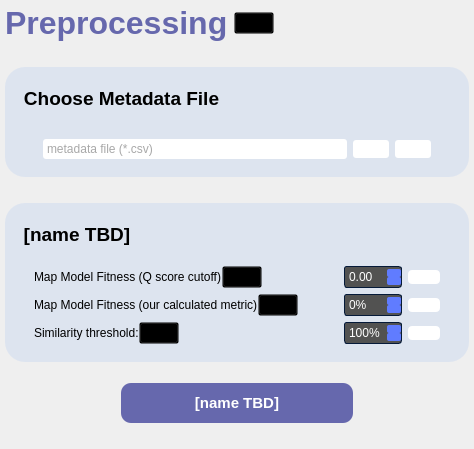
           <widget class="QWidget" name="scrollAreaWidgetContents_2">
            <property name="geometry">
             <rect>
              <x>0</x>
              <y>0</y>
              <width>439</width>
              <height>449</height>
             </rect>
            </property>
            <layout class="QVBoxLayout" name="verticalLayout_28">
             <property name="spacing">
              <number>0</number>
             </property>
             <property name="leftMargin">
              <number>0</number>
             </property>
             <property name="topMargin">
              <number>0</number>
             </property>
             <property name="rightMargin">
              <number>0</number>
             </property>
             <property name="bottomMargin">
              <number>0</number>
             </property>
             <item>
              <widget class="QWidget" name="baseLayer_3" native="true">
               <property name="styleSheet">
                <string notr="true">QWidget#baseLayer_3 {
	font-size: 24pt;
    font-weight: bold;
	border: transparent;
	padding-top: 30px;
}</string>
               </property>
               <layout class="QVBoxLayout" name="verticalLayout_16">
                <property name="leftMargin">
                 <number>5</number>
                </property>
                <property name="topMargin">
                 <number>5</number>
                </property>
                <property name="rightMargin">
                 <number>5</number>
                </property>
                <property name="bottomMargin">
                 <number>5</number>
                </property>
                <item>
                 <widget class="QWidget" name="page3TitleWidget" native="true">
                  <layout class="QHBoxLayout" name="horizontalLayout_26">
                   <property name="leftMargin">
                    <number>0</number>
                   </property>
                   <property name="topMargin">
                    <number>0</number>
                   </property>
                   <property name="rightMargin">
                    <number>0</number>
                   </property>
                   <property name="bottomMargin">
                    <number>0</number>
                   </property>
                   <item>
                    <widget class="QLabel" name="page3TitleLabel">
                     <property name="font">
                      <font>
                       <pointsize>24</pointsize>
                       <weight>75</weight>
                       <bold>true</bold>
                      </font>
                     </property>
                     <property name="styleSheet">
                      <string notr="true">QLabel {
	background-color: transparent;
	color: #6668ad;
}</string>
                     </property>
                     <property name="text">
                      <string>Preprocessing</string>
                     </property>
                    </widget>
                   </item>
                   <item>
                    <widget class="QPushButton" name="qScoreInfo_btn_3">
                     <property name="styleSheet">
                      <string notr="true">background-color: transparent;</string>
                     </property>
                     <property name="text">
                      <string/>
                     </property>
                     <property name="icon">
                      <iconset>
                       <normaloff>:/icons/info-circle-svgrepo-com.svg</normaloff>:/icons/info-circle-svgrepo-com.svg</iconset>
                     </property>
                     <property name="iconSize">
                      <size>
                       <width>20</width>
                       <height>20</height>
                      </size>
                     </property>
                    </widget>
                   </item>
                   <item>
                    <spacer name="horizontalSpacer_17">
                     <property name="orientation">
                      <enum>Qt::Horizontal</enum>
                     </property>
                     <property name="sizeHint" stdset="0">
                      <size>
                       <width>40</width>
                       <height>20</height>
                      </size>
                     </property>
                    </spacer>
                   </item>
                  </layout>
                 </widget>
                </item>
                <item>
                 <spacer name="verticalSpacer_3">
                  <property name="orientation">
                   <enum>Qt::Vertical</enum>
                  </property>
                  <property name="sizeType">
                   <enum>QSizePolicy::Fixed</enum>
                  </property>
                  <property name="sizeHint" stdset="0">
                   <size>
                    <width>20</width>
                    <height>20</height>
                   </size>
                  </property>
                 </spacer>
                </item>
                <item>
                 <widget class="QGroupBox" name="A_chooseCSV">
                  <property name="styleSheet">
                   <string notr="true">QGroupBox#A_chooseCSV {
    border-radius: 20px;
	background-color: rgba(193, 211, 239, 100);
	font-size: 14pt;
    font-weight: bold;
	padding-top: 30px;
	padding-left: 20px;
	padding-right: 20px;
}

QGroupBox::title {
	background-color: transparent;
	padding-top: 20px;
	padding-left: 16px;
	color: black;
}


QGroupBox {
	border: transparent;
}
</string>
                  </property>
                  <property name="title">
                   <string>Choose Metadata File</string>
                  </property>
                  <layout class="QVBoxLayout" name="verticalLayout_19">
                   <item>
                    <widget class="QGroupBox" name="A1_dragAndDrop">
                     <property name="title">
                      <string/>
                     </property>
                     <layout class="QHBoxLayout" name="horizontalLayout_18"/>
                    </widget>
                   </item>
                   <item>
                    <widget class="QGroupBox" name="A2_csvFilepath">
                     <property name="title">
                      <string/>
                     </property>
                     <layout class="QHBoxLayout" name="horizontalLayout_19">
                      <item>
                       <widget class="QLineEdit" name="lineEdit_p3">
                        <property name="minimumSize">
                         <size>
                          <width>200</width>
                          <height>0</height>
                         </size>
                        </property>
                        <property name="toolTip">
                         <string>type or browse (note to self: check that file exists, if not spit the error out to the statusbar)</string>
                        </property>
                        <property name="styleSheet">
                         <string notr="true">QLineEdit
{
	background-color: white;
	color: #525251;
	/*border: 1px solid #051a39;*/
	border-radius: 3px;
	padding : 2px;
}</string>
                        </property>
                        <property name="text">
                         <string/>
                        </property>
                        <property name="dragEnabled">
                         <bool>false</bool>
                        </property>
                        <property name="placeholderText">
                         <string>metadata file (*.csv)</string>
                        </property>
                        <property name="clearButtonEnabled">
                         <bool>true</bool>
                        </property>
                       </widget>
                      </item>
                      <item>
                       <widget class="QPushButton" name="resetDefaultVal_btn">
                        <property name="styleSheet">
                         <string notr="true">background-color: white;
border-radius: 3px;
padding : 2px;</string>
                        </property>
                        <property name="text">
                         <string/>
                        </property>
                        <property name="icon">
                         <iconset>
                          <normaloff>:/icons/reset3-svgrepo-com.svg</normaloff>:/icons/reset3-svgrepo-com.svg</iconset>
                        </property>
                       </widget>
                      </item>
                      <item>
                       <widget class="QPushButton" name="pushButton_p3">
                        <property name="cursor">
                         <cursorShape>OpenHandCursor</cursorShape>
                        </property>
                        <property name="toolTip">
                         <string>browse or type</string>
                        </property>
                        <property name="styleSheet">
                         <string notr="true">/*border-image: url(:/icons/browsefilesicon.png);*/
background-color: white;
border-radius: 3px;
padding : 2px;</string>
                        </property>
                        <property name="text">
                         <string/>
                        </property>
                        <property name="icon">
                         <iconset>
                          <normaloff>:/icons/browsefilesicon_zoomed.png</normaloff>:/icons/browsefilesicon_zoomed.png</iconset>
                        </property>
                       </widget>
                      </item>
                     </layout>
                    </widget>
                   </item>
                  </layout>
                 </widget>
                </item>
                <item>
                 <spacer name="verticalSpacer">
                  <property name="orientation">
                   <enum>Qt::Vertical</enum>
                  </property>
                  <property name="sizeType">
                   <enum>QSizePolicy::Fixed</enum>
                  </property>
                  <property name="sizeHint" stdset="0">
                   <size>
                    <width>20</width>
                    <height>20</height>
                   </size>
                  </property>
                 </spacer>
                </item>
                <item>
                 <widget class="QGroupBox" name="B_refineCSV">
                  <property name="styleSheet">
                   <string notr="true">QGroupBox#B_refineCSV {
    border-radius: 20px;
	background-color: rgba(193, 211, 239, 100);
	font-size: 14pt;
    font-weight: bold;
	padding-top: 30px;
	padding-left: 20px;
	padding-right: 20px;
}

QGroupBox::title {
	background-color: transparent;
	padding-top: 20px;
	padding-left: 16px;
	color: black;
}


QGroupBox {
	border: transparent;
}
</string>
                  </property>
                  <property name="title">
                   <string>[name TBD]</string>
                  </property>
                  <layout class="QVBoxLayout" name="verticalLayout_9">
                   <item>
                    <widget class="QGroupBox" name="B1_dragAndDrop">
                     <property name="styleSheet">
                      <string notr="true"/>
                     </property>
                     <property name="title">
                      <string/>
                     </property>
                     <layout class="QHBoxLayout" name="horizontalLayout_38"/>
                    </widget>
                   </item>
                   <item>
                    <widget class="QWidget" name="widget_6" native="true">
                     <layout class="QHBoxLayout" name="horizontalLayout_17">
                      <property name="spacing">
                       <number>0</number>
                      </property>
                      <property name="leftMargin">
                       <number>0</number>
                      </property>
                      <property name="topMargin">
                       <number>0</number>
                      </property>
                      <property name="rightMargin">
                       <number>0</number>
                      </property>
                      <item>
                       <widget class="QWidget" name="widget" native="true">
                        <property name="sizePolicy">
                         <sizepolicy hsizetype="Fixed" vsizetype="Preferred">
                          <horstretch>0</horstretch>
                          <verstretch>0</verstretch>
                         </sizepolicy>
                        </property>
                        <property name="styleSheet">
                         <string notr="true">QSpinBox, 
QDoubleSpinBox
{
	background-color: #525251;
	color: #ffffff;
	border: 1px solid #051a39;
	border-radius: 3px;
	padding : 2px;

}


QSpinBox::disabled, 
QDoubleSpinBox::disabled
{
	background-color: #404040;
	color: #656565;
	border-color: #051a39;

}


QSpinBox:hover, 
QDoubleSpinBox::hover,
QDateTimeEdit::hover
{
    background-color: #626262;
    border: 1px solid #607cff;
    color:  #fff;
    padding: 2px

}


QSpinBox::up-button, QSpinBox::down-button,
QDoubleSpinBox::up-button, QDoubleSpinBox::down-button
{
    background-color: #607cff;
	border-radius: 2px;

}


QSpinBox::disabled, 
QDoubleSpinBox::disabled
{
	background-color: #404040;
	color: #656565;
	border-color: #051a39;

}


QSpinBox::up-button:hover, QSpinBox::down-button:hover,
QDoubleSpinBox::up-button:hover, QDoubleSpinBox::down-button:hover
{
    background-color: #8399ff;
    border: 1px solid #8399ff;

}


QSpinBox::up-button:disabled, QSpinBox::down-button:disabled,
QDoubleSpinBox::up-button:disabled, QDoubleSpinBox::down-button:disabled
{
	background-color: #404040;
	color: #656565;
	border-color: #051a39;

}


QSpinBox::up-button:pressed, QSpinBox::down-button:pressed,
QDoubleSpinBox::up-button:pressed, QDoubleSpinBox::down-button::pressed
{
    background-color: #4969ff;
    border: 1px solid #4969ff;

}


QSpinBox::down-arrow,
QDoubleSpinBox::down-arrow
{
    image: url(://arrow-down.png);
    width: 7px;

}


QSpinBox::up-arrow,
QDoubleSpinBox::up-arrow
{
    image: url(://arrow-up.png);
    width: 7px;

}</string>
                        </property>
                        <layout class="QGridLayout" name="gridLayout_4">
                         <property name="leftMargin">
                          <number>0</number>
                         </property>
                         <property name="topMargin">
                          <number>0</number>
                         </property>
                         <property name="rightMargin">
                          <number>0</number>
                         </property>
                         <property name="bottomMargin">
                          <number>0</number>
                         </property>
                         <item row="0" column="2">
                          <widget class="QPushButton" name="clearQScore_btn">
                           <property name="cursor">
                            <cursorShape>PointingHandCursor</cursorShape>
                           </property>
                           <property name="styleSheet">
                            <string notr="true">background-color: white;
border-radius: 4;</string>
                           </property>
                           <property name="text">
                            <string/>
                           </property>
                           <property name="icon">
                            <iconset>
                             <normaloff>:/icons/refresh-cw-alt-3-svgrepo-com.svg</normaloff>:/icons/refresh-cw-alt-3-svgrepo-com.svg</iconset>
                           </property>
                          </widget>
                         </item>
                         <item row="1" column="2">
                          <widget class="QPushButton" name="clearMMF_btn">
                           <property name="cursor">
                            <cursorShape>PointingHandCursor</cursorShape>
                           </property>
                           <property name="styleSheet">
                            <string notr="true">background-color: white;
border-radius: 4;</string>
                           </property>
                           <property name="text">
                            <string/>
                           </property>
                           <property name="icon">
                            <iconset>
                             <normaloff>:/icons/refresh-cw-alt-3-svgrepo-com.svg</normaloff>:/icons/refresh-cw-alt-3-svgrepo-com.svg</iconset>
                           </property>
                          </widget>
                         </item>
                         <item row="0" column="0">
                          <widget class="QWidget" name="widget_10" native="true">
                           <layout class="QHBoxLayout" name="horizontalLayout_22">
                            <property name="spacing">
                             <number>0</number>
                            </property>
                            <property name="leftMargin">
                             <number>0</number>
                            </property>
                            <property name="topMargin">
                             <number>0</number>
                            </property>
                            <property name="rightMargin">
                             <number>0</number>
                            </property>
                            <property name="bottomMargin">
                             <number>0</number>
                            </property>
                            <item>
                             <widget class="QLabel" name="qScoreLabel">
                              <property name="text">
                               <string>Map Model Fitness (Q score cutoff)</string>
                              </property>
                             </widget>
                            </item>
                            <item>
                             <widget class="QPushButton" name="qScoreInfo_btn">
                              <property name="styleSheet">
                               <string notr="true">background-color: transparent;</string>
                              </property>
                              <property name="text">
                               <string/>
                              </property>
                              <property name="icon">
                               <iconset>
                                <normaloff>:/icons/info-circle-svgrepo-com.svg</normaloff>:/icons/info-circle-svgrepo-com.svg</iconset>
                              </property>
                             </widget>
                            </item>
                            <item>
                             <spacer name="horizontalSpacer_13">
                              <property name="orientation">
                               <enum>Qt::Horizontal</enum>
                              </property>
                              <property name="sizeHint" stdset="0">
                               <size>
                                <width>40</width>
                                <height>20</height>
                               </size>
                              </property>
                             </spacer>
                            </item>
                           </layout>
                          </widget>
                         </item>
                         <item row="2" column="2">
                          <widget class="QPushButton" name="clearSim_btn">
                           <property name="cursor">
                            <cursorShape>PointingHandCursor</cursorShape>
                           </property>
                           <property name="styleSheet">
                            <string notr="true">background-color: white;
border-radius: 4;</string>
                           </property>
                           <property name="text">
                            <string/>
                           </property>
                           <property name="icon">
                            <iconset>
                             <normaloff>:/icons/refresh-cw-alt-3-svgrepo-com.svg</normaloff>:/icons/refresh-cw-alt-3-svgrepo-com.svg</iconset>
                           </property>
                          </widget>
                         </item>
                         <item row="2" column="1">
                          <widget class="QSpinBox" name="similaritySpinBox">
                           <property name="accelerated">
                            <bool>true</bool>
                           </property>
                           <property name="suffix">
                            <string>%</string>
                           </property>
                           <property name="maximum">
                            <number>100</number>
                           </property>
                           <property name="value">
                            <number>100</number>
                           </property>
                          </widget>
                         </item>
                         <item row="0" column="1">
                          <widget class="QDoubleSpinBox" name="qScoreDoubleSpinBox">
                           <property name="accelerated">
                            <bool>true</bool>
                           </property>
                           <property name="maximum">
                            <double>1.000000000000000</double>
                           </property>
                           <property name="singleStep">
                            <double>0.010000000000000</double>
                           </property>
                          </widget>
                         </item>
                         <item row="1" column="1">
                          <widget class="QSpinBox" name="mapModelFitnessSpinBox">
                           <property name="accelerated">
                            <bool>true</bool>
                           </property>
                           <property name="suffix">
                            <string>%</string>
                           </property>
                           <property name="maximum">
                            <number>100</number>
                           </property>
                          </widget>
                         </item>
                         <item row="1" column="0">
                          <widget class="QWidget" name="widget_11" native="true">
                           <layout class="QHBoxLayout" name="horizontalLayout_24">
                            <property name="spacing">
                             <number>0</number>
                            </property>
                            <property name="leftMargin">
                             <number>0</number>
                            </property>
                            <property name="topMargin">
                             <number>0</number>
                            </property>
                            <property name="rightMargin">
                             <number>0</number>
                            </property>
                            <property name="bottomMargin">
                             <number>0</number>
                            </property>
                            <item>
                             <widget class="QLabel" name="mapModelFitnessLabel">
                              <property name="text">
                               <string>Map Model Fitness (our calculated metric)</string>
                              </property>
                             </widget>
                            </item>
                            <item>
                             <widget class="QPushButton" name="mmfInfo_btn">
                              <property name="styleSheet">
                               <string notr="true">background-color: transparent;</string>
                              </property>
                              <property name="text">
                               <string/>
                              </property>
                              <property name="icon">
                               <iconset>
                                <normaloff>:/icons/info-circle-svgrepo-com.svg</normaloff>:/icons/info-circle-svgrepo-com.svg</iconset>
                              </property>
                             </widget>
                            </item>
                            <item>
                             <spacer name="horizontalSpacer_14">
                              <property name="orientation">
                               <enum>Qt::Horizontal</enum>
                              </property>
                              <property name="sizeHint" stdset="0">
                               <size>
                                <width>40</width>
                                <height>20</height>
                               </size>
                              </property>
                             </spacer>
                            </item>
                           </layout>
                          </widget>
                         </item>
                         <item row="2" column="0">
                          <widget class="QWidget" name="widget_12" native="true">
                           <layout class="QHBoxLayout" name="horizontalLayout_23">
                            <property name="spacing">
                             <number>0</number>
                            </property>
                            <property name="leftMargin">
                             <number>0</number>
                            </property>
                            <property name="topMargin">
                             <number>0</number>
                            </property>
                            <property name="rightMargin">
                             <number>0</number>
                            </property>
                            <property name="bottomMargin">
                             <number>0</number>
                            </property>
                            <item>
                             <widget class="QLabel" name="similarityLabel">
                              <property name="text">
                               <string>Similarity threshold:</string>
                              </property>
                             </widget>
                            </item>
                            <item>
                             <widget class="QPushButton" name="simInfo_btn">
                              <property name="styleSheet">
                               <string notr="true">background-color: transparent;</string>
                              </property>
                              <property name="text">
                               <string/>
                              </property>
                              <property name="icon">
                               <iconset>
                                <normaloff>:/icons/info-circle-svgrepo-com.svg</normaloff>:/icons/info-circle-svgrepo-com.svg</iconset>
                              </property>
                             </widget>
                            </item>
                            <item>
                             <spacer name="horizontalSpacer_15">
                              <property name="orientation">
                               <enum>Qt::Horizontal</enum>
                              </property>
                              <property name="sizeHint" stdset="0">
                               <size>
                                <width>40</width>
                                <height>20</height>
                               </size>
                              </property>
                             </spacer>
                            </item>
                           </layout>
                          </widget>
                         </item>
                        </layout>
                       </widget>
                      </item>
                      <item>
                       <spacer name="horizontalSpacer_12">
                        <property name="orientation">
                         <enum>Qt::Horizontal</enum>
                        </property>
                        <property name="sizeHint" stdset="0">
                         <size>
                          <width>40</width>
                          <height>20</height>
                         </size>
                        </property>
                       </spacer>
                      </item>
                     </layout>
                    </widget>
                   </item>
                  </layout>
                 </widget>
                </item>
                <item>
                 <widget class="QGroupBox" name="B4_downloadbtn_2">
                  <property name="styleSheet">
                   <string notr="true">
QGroupBox{
	background: transparent;
	border: transparent;
}
</string>
                  </property>
                  <property name="title">
                   <string/>
                  </property>
                  <layout class="QHBoxLayout" name="horizontalLayout_5">
                   <item>
                    <spacer name="horizontalSpacer_9">
                     <property name="orientation">
                      <enum>Qt::Horizontal</enum>
                     </property>
                     <property name="sizeHint" stdset="0">
                      <size>
                       <width>40</width>
                       <height>20</height>
                      </size>
                     </property>
                    </spacer>
                   </item>
                   <item>
                    <widget class="QPushButton" name="pushButton_p3_4">
                     <property name="sizePolicy">
                      <sizepolicy hsizetype="Fixed" vsizetype="Fixed">
                       <horstretch>0</horstretch>
                       <verstretch>0</verstretch>
                      </sizepolicy>
                     </property>
                     <property name="minimumSize">
                      <size>
                       <width>232</width>
                       <height>40</height>
                      </size>
                     </property>
                     <property name="font">
                      <font>
                       <pointsize>11</pointsize>
                       <weight>75</weight>
                       <bold>true</bold>
                      </font>
                     </property>
                     <property name="toolTip">
                      <string>&lt;html&gt;&lt;head/&gt;&lt;body&gt;&lt;p&gt;&lt;span style=&quot; font-weight:400;&quot;&gt;this is limiting the window's thickness when shrinking btw, prob a better way to go about sizepolicys&lt;/span&gt;&lt;/p&gt;&lt;/body&gt;&lt;/html&gt;</string>
                     </property>
                     <property name="styleSheet">
                      <string notr="true">QPushButton {
	background: #6668ad;
	border-radius: 10px;
	color: white;
}

QPushButton:hover, QPushButton:pressed {
	background: #000000;
}

QPushButton:pressed {
	border: 6px solid transparent;
}</string>
                     </property>
                     <property name="text">
                      <string>[name TBD]</string>
                     </property>
                    </widget>
                   </item>
                   <item>
                    <spacer name="horizontalSpacer_10">
                     <property name="orientation">
                      <enum>Qt::Horizontal</enum>
                     </property>
                     <property name="sizeHint" stdset="0">
                      <size>
                       <width>40</width>
                       <height>20</height>
                      </size>
                     </property>
                    </spacer>
                   </item>
                  </layout>
                 </widget>
                </item>
               </layout>
              </widget>
             </item>
             <item>
              <spacer name="verticalSpacer_6">
               <property name="orientation">
                <enum>Qt::Vertical</enum>
               </property>
               <property name="sizeHint" stdset="0">
                <size>
                 <width>20</width>
                 <height>40</height>
                </size>
               </property>
              </spacer>
             </item>
            </layout>
           </widget>
